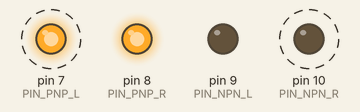
Simulated run of this sketch. Board: Arduino Uno, built with avr-gcc and run on an emulated ATmega328P. Parts: output pins drawn as LEDs (lit = HIGH). Dashed ring = blinking. What the sketch prints to the serial monitor is not drawn.

Above: at 4.2 s.
Timing chart, 0 to 8.1 s (numbered marks = the images above):
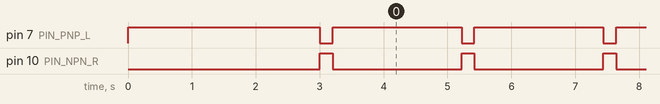

Measured:
- by itself, pin 7 (PIN_PNP_L): alternates HIGH for 2.0 s and LOW for 0.20 s
- by itself, pin 10 (PIN_NPN_R): alternates HIGH for 0.20 s and LOW for 2.0 s

The sketch:

hdd_hit.ino
```cpp
// ============================================================
// HDD jako mechaniczny instrument perkusyjny
// STROJENIE CZASU IMPULSU UDERZENIA
// ============================================================
//
// Hardware:
//   mostek H: 2x S8550 (PNP) + 2x S8050 (NPN) + 4x dioda flyback
//   zasilanie mostka: 5 V, cewka VCM HDD ~23,3 Ohm
//
// Pinout:
//   D7  = PNP_L        D8  = PNP_R
//   D9  = NPN_L        D10 = NPN_R
//
// Stan BEZPIECZNY (cewka bez pradu):
//   D7 HIGH   D8 HIGH   D9 LOW   D10 LOW
//
// Uderzenie (JEDYNY uzywany kierunek - daje mocne uderzenie, ramie
// samo wraca po wylaczeniu cewki):
//   D7 LOW    D8 HIGH   D9 LOW   D10 HIGH
//
// Cewka NIE jest trzymana pod pradem: po impulsie od razu allOff().
// Zadnego PWM - tylko czyste digitalWrite.
//
// TEN TEST: HIT_MS = 200
// ============================================================

#include <Arduino.h>

// ---------- pinout mostka H ----------
constexpr uint8_t PIN_PNP_L = 7;
constexpr uint8_t PIN_PNP_R = 8;
constexpr uint8_t PIN_NPN_L = 9;
constexpr uint8_t PIN_NPN_R = 10;

// ---------- parametry testu ----------
constexpr uint16_t HIT_MS       = 200;    // <== STROJONY CZAS IMPULSU
constexpr uint16_t STARTUP_MS   = 3000;  // odczekaj po starcie
constexpr uint16_t DEAD_TIME_MS = 20;    // krotki dead-time po impulsie
constexpr uint16_t PERIOD_MS    = 2000;  // jedno uderzenie co ~2 s

// Wszystkie tranzystory zatkane => cewka bez pradu.
// Kolejnosc: najpierw PNP (zdejmujemy zasilanie gornej galezi),
// potem NPN - dzieki temu flyback ma chwile na zwrot energii.
static inline void allOff()
{
    digitalWrite(PIN_PNP_L, HIGH);
    digitalWrite(PIN_PNP_R, HIGH);
    digitalWrite(PIN_NPN_L, LOW);
    digitalWrite(PIN_NPN_R, LOW);
}

void setup()
{
    // NAJWAZNIEJSZE: bezpieczne poziomy USTAWIONE ZANIM pin stanie sie
    // OUTPUT. Na AVR digitalWrite() przed pinMode() wlacza pull-up, wiec
    // PNP (HIGH) sa zatkane od pierwszej chwili, a NPN (LOW) nie dostaja
    // dodatniego napiecia na baze.
    digitalWrite(PIN_PNP_L, HIGH);
    digitalWrite(PIN_PNP_R, HIGH);
    digitalWrite(PIN_NPN_L, LOW);
    digitalWrite(PIN_NPN_R, LOW);

    pinMode(PIN_PNP_L, OUTPUT);
    pinMode(PIN_PNP_R, OUTPUT);
    pinMode(PIN_NPN_L, OUTPUT);
    pinMode(PIN_NPN_R, OUTPUT);

    allOff();

    Serial.begin(115200);
    Serial.print(F("HDD hit: HIT_MS="));
    Serial.println(HIT_MS);

    delay(STARTUP_MS);
}

void loop()
{
    // ---------- UDERZENIE ----------
    digitalWrite(PIN_PNP_L, LOW);    // PNP_L przewodzi
    digitalWrite(PIN_PNP_R, HIGH);   // PNP_R zatkany
    digitalWrite(PIN_NPN_L, LOW);    // NPN_L zatkany
    digitalWrite(PIN_NPN_R, HIGH);   // NPN_R przewodzi

    delay(HIT_MS);

    // ---------- natychmiast OFF ----------
    allOff();

    delay(DEAD_TIME_MS);
    delay(PERIOD_MS);
}
```
